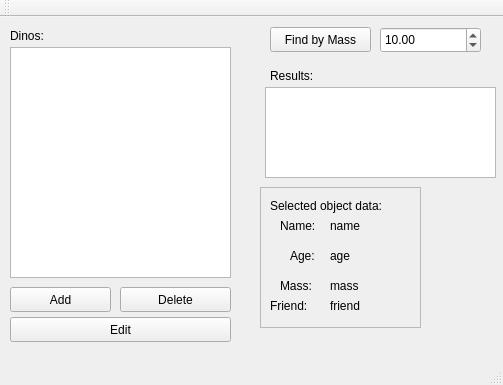
<?xml version="1.0" encoding="UTF-8"?>
<ui version="4.0">
 <class>MainWindow</class>
 <widget class="QMainWindow" name="MainWindow">
  <property name="geometry">
   <rect>
    <x>0</x>
    <y>0</y>
    <width>503</width>
    <height>385</height>
   </rect>
  </property>
  <property name="windowTitle">
   <string>MainWindow</string>
  </property>
  <widget class="QWidget" name="centralWidget">
   <widget class="QPushButton" name="FindByMass_pushButton">
    <property name="geometry">
     <rect>
      <x>270</x>
      <y>10</y>
      <width>101</width>
      <height>25</height>
     </rect>
    </property>
    <property name="text">
     <string>Find by Mass</string>
    </property>
   </widget>
   <widget class="QDoubleSpinBox" name="Mass_doubleSpinBox">
    <property name="geometry">
     <rect>
      <x>380</x>
      <y>10</y>
      <width>101</width>
      <height>26</height>
     </rect>
    </property>
    <property name="value">
     <double>10.000000000000000</double>
    </property>
   </widget>
   <widget class="QLabel" name="label">
    <property name="geometry">
     <rect>
      <x>270</x>
      <y>50</y>
      <width>67</width>
      <height>17</height>
     </rect>
    </property>
    <property name="text">
     <string>Results:</string>
    </property>
   </widget>
   <widget class="QListWidget" name="Dino_listWidget">
    <property name="geometry">
     <rect>
      <x>10</x>
      <y>30</y>
      <width>221</width>
      <height>231</height>
     </rect>
    </property>
    <property name="focusPolicy">
     <enum>Qt::WheelFocus</enum>
    </property>
   </widget>
   <widget class="QTextBrowser" name="Result_textBrowser">
    <property name="geometry">
     <rect>
      <x>265</x>
      <y>70</y>
      <width>231</width>
      <height>91</height>
     </rect>
    </property>
   </widget>
   <widget class="QLabel" name="label_2">
    <property name="geometry">
     <rect>
      <x>10</x>
      <y>10</y>
      <width>67</width>
      <height>17</height>
     </rect>
    </property>
    <property name="text">
     <string>Dinos:</string>
    </property>
   </widget>
   <widget class="QPushButton" name="pushButton">
    <property name="geometry">
     <rect>
      <x>10</x>
      <y>270</y>
      <width>101</width>
      <height>25</height>
     </rect>
    </property>
    <property name="text">
     <string>Add</string>
    </property>
   </widget>
   <widget class="QPushButton" name="pushButton_2">
    <property name="geometry">
     <rect>
      <x>120</x>
      <y>270</y>
      <width>111</width>
      <height>25</height>
     </rect>
    </property>
    <property name="text">
     <string>Delete</string>
    </property>
   </widget>
   <widget class="QLabel" name="label_3">
    <property name="geometry">
     <rect>
      <x>270</x>
      <y>180</y>
      <width>151</width>
      <height>17</height>
     </rect>
    </property>
    <property name="text">
     <string>Selected object data:</string>
    </property>
   </widget>
   <widget class="QLabel" name="label_4">
    <property name="geometry">
     <rect>
      <x>280</x>
      <y>200</y>
      <width>51</width>
      <height>17</height>
     </rect>
    </property>
    <property name="text">
     <string>Name:</string>
    </property>
   </widget>
   <widget class="QLabel" name="label_5">
    <property name="geometry">
     <rect>
      <x>290</x>
      <y>230</y>
      <width>31</width>
      <height>17</height>
     </rect>
    </property>
    <property name="text">
     <string>Age:</string>
    </property>
   </widget>
   <widget class="QLabel" name="label_6">
    <property name="geometry">
     <rect>
      <x>280</x>
      <y>260</y>
      <width>41</width>
      <height>17</height>
     </rect>
    </property>
    <property name="text">
     <string>Mass:</string>
    </property>
   </widget>
   <widget class="QLabel" name="label_7">
    <property name="geometry">
     <rect>
      <x>270</x>
      <y>280</y>
      <width>67</width>
      <height>17</height>
     </rect>
    </property>
    <property name="text">
     <string>Friend:</string>
    </property>
   </widget>
   <widget class="QLabel" name="Name_label">
    <property name="geometry">
     <rect>
      <x>330</x>
      <y>200</y>
      <width>67</width>
      <height>17</height>
     </rect>
    </property>
    <property name="text">
     <string>name</string>
    </property>
   </widget>
   <widget class="QLabel" name="Age_label">
    <property name="geometry">
     <rect>
      <x>330</x>
      <y>230</y>
      <width>67</width>
      <height>17</height>
     </rect>
    </property>
    <property name="text">
     <string>age</string>
    </property>
   </widget>
   <widget class="QLabel" name="Mass_label">
    <property name="geometry">
     <rect>
      <x>330</x>
      <y>260</y>
      <width>67</width>
      <height>17</height>
     </rect>
    </property>
    <property name="text">
     <string>mass</string>
    </property>
   </widget>
   <widget class="QLabel" name="Friend_label">
    <property name="geometry">
     <rect>
      <x>330</x>
      <y>280</y>
      <width>67</width>
      <height>17</height>
     </rect>
    </property>
    <property name="text">
     <string>friend</string>
    </property>
   </widget>
   <widget class="QFrame" name="frame_2">
    <property name="geometry">
     <rect>
      <x>260</x>
      <y>170</y>
      <width>161</width>
      <height>141</height>
     </rect>
    </property>
    <property name="frameShape">
     <enum>QFrame::StyledPanel</enum>
    </property>
    <property name="frameShadow">
     <enum>QFrame::Raised</enum>
    </property>
   </widget>
   <widget class="QPushButton" name="editPushButton">
    <property name="geometry">
     <rect>
      <x>10</x>
      <y>300</y>
      <width>221</width>
      <height>25</height>
     </rect>
    </property>
    <property name="text">
     <string>Edit</string>
    </property>
   </widget>
  </widget>
  <widget class="QMenuBar" name="menuBar">
   <property name="geometry">
    <rect>
     <x>0</x>
     <y>0</y>
     <width>503</width>
     <height>22</height>
    </rect>
   </property>
  </widget>
  <widget class="QToolBar" name="mainToolBar">
   <attribute name="toolBarArea">
    <enum>TopToolBarArea</enum>
   </attribute>
   <attribute name="toolBarBreak">
    <bool>false</bool>
   </attribute>
  </widget>
  <widget class="QStatusBar" name="statusBar"/>
 </widget>
 <layoutdefault spacing="6" margin="11"/>
 <resources/>
 <connections/>
</ui>
